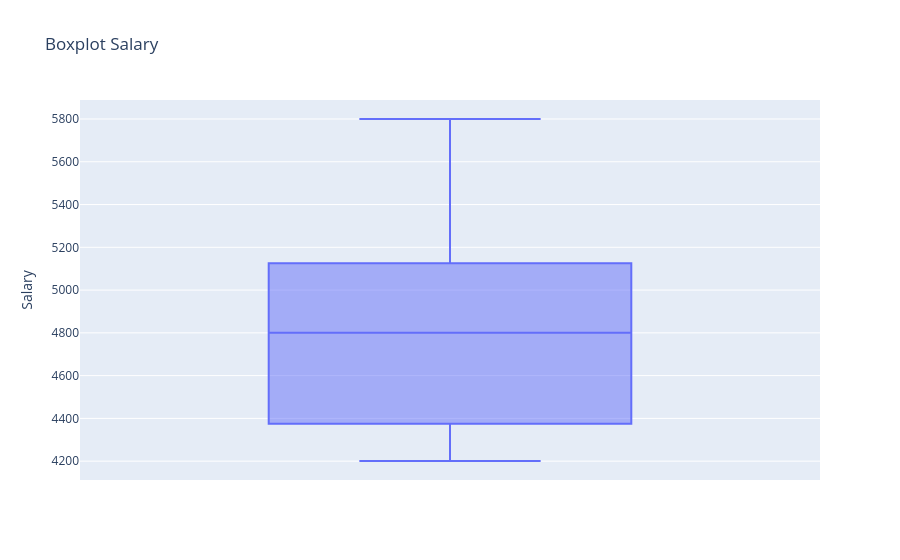

Notebook source saved alongside this figure:
### Code cell
fig3 = px.box(
    new_df,
    y="Salary",
    title="Boxplot Salary"
)

fig3.show()

### Figure 1 — Plotly figure (JSON) as saved in the notebook; plotly's stock layout.template omitted (floating-point values rounded to 4 significant figures)
{"data": [{"alignmentgroup": "True", "hovertemplate": "Salary=%{y}<extra></extra>", "legendgroup": "", "marker": {"color": "#636efa"}, "name": "", "notched": false, "offsetgroup": "", "orientation": "v", "showlegend": false, "type": "box", "x0": " ", "xaxis": "x", "y": [5500.0, 4800.0, 4201.0, 4800.0, 4300.0, 5800.0, 5000.0, 4700.0, 4400.0], "y0": " ", "yaxis": "y"}], "layout": {"boxmode": "group", "legend": {"tracegroupgap": 0}, "title": {"text": "Boxplot Salary"}, "xaxis": {"anchor": "y", "domain": [0, 1]}, "yaxis": {"anchor": "x", "domain": [0, 1], "title": {"text": "Salary"}}}}
